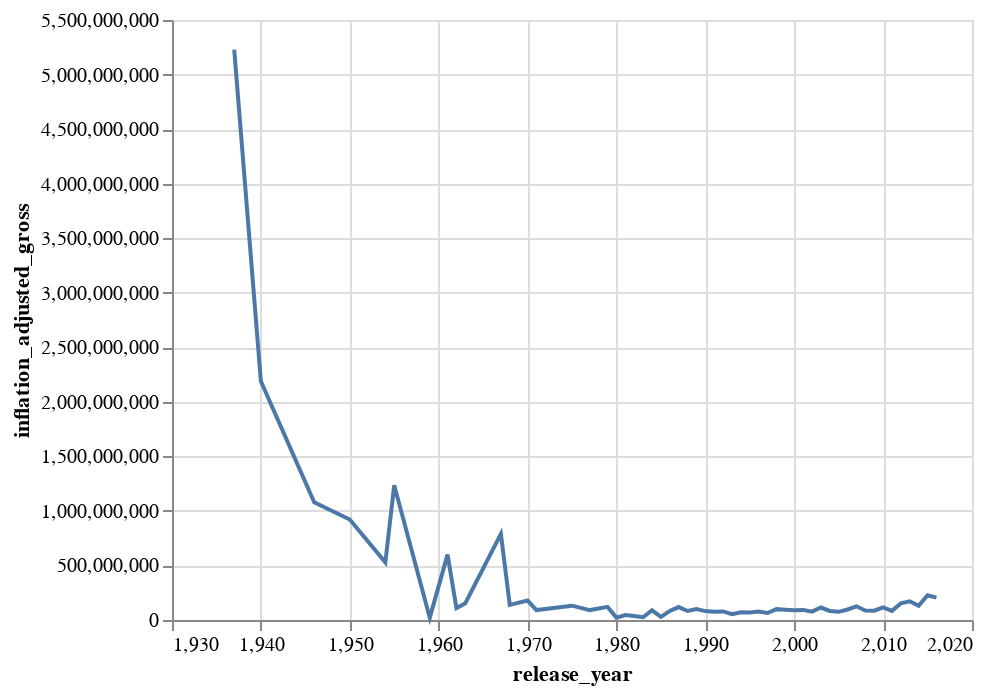

The code cell stored with this chart in its notebook:
### Markdown cell above
Below is a plot demostraing the yearly movie gross mean

### Code cell
# plot the yearly movie gross mean
plot_ym = alt.Chart(merged).mark_line().encode(
    x = 'release_year',
    y = 'inflation_adjusted_gross')
plot_ym

### Figure 1 — Vega-Lite specification as saved in the notebook (floating-point values rounded to 4 significant figures)
{"config": {"view": {"continuousWidth": 400, "continuousHeight": 300}}, "data": {"name": "data-a57f97fed9a9e648102de58ed953fce0"}, "mark": "line", "encoding": {"x": {"field": "release_year", "type": "quantitative"}, "y": {"field": "inflation_adjusted_gross", "type": "quantitative"}}, "$schema": "https://vega.github.io/schema/vega-lite/v4.17.0.json", "datasets": {"data-a57f97fed9a9e648102de58ed953fce0": [{"release_year": 1937, "total_gross": 184900000.0, "inflation_adjusted_gross": 5229000000.0, "movie_count": 1}, {"release_year": 1940, "total_gross": 83810000.0, "inflation_adjusted_gross": 2188000000.0, "movie_count": 2}, {"release_year": 1946, "total_gross": 65000000.0, "inflation_adjusted_gross": 1079000000.0, "movie_count": 1}, {"release_year": 1950, "total_gross": 85000000.0, "inflation_adjusted_gross": 920600000.0, "movie_count": 1}, {"release_year": 1954, "total_gross": 28200000.0, "inflation_adjusted_gross": 528300000.0, "movie_count": 1}, {"release_year": 1955, "total_gross": 93600000.0, "inflation_adjusted_gross": 1236000000.0, "movie_count": 1}, {"release_year": 1959, "total_gross": 9465000.0, "inflation_adjusted_gross": 21510000.0, "movie_count": 1}, {"release_year": 1961, "total_gross": 62870000.0, "inflation_adjusted_gross": 599300000.0, "movie_count": 3}, {"release_year": 1962, "total_gross": 9231000.0, "inflation_adjusted_gross": 109600000.0, "movie_count": 1}, {"release_year": 1963, "total_gross": 22180000.0, "inflation_adjusted_gross": 153900000.0, "movie_count": 1}, {"release_year": 1967, "total_gross": 141800000.0, "inflation_adjusted_gross": 789600000.0, "movie_count": 1}, {"release_year": 1968, "total_gross": 21540000.0, "inflation_adjusted_gross": 138600000.0, "movie_count": 1}, {"release_year": 1970, "total_gross": 37140000.0, "inflation_adjusted_gross": 178200000.0, "movie_count": 2}, {"release_year": 1971, "total_gross": 17870000.0, "inflation_adjusted_gross": 91310000.0, "movie_count": 1}, {"release_year": 1975, "total_gross": 31920000.0, "inflation_adjusted_gross": 131200000.0, "movie_count": 1}, {"release_year": 1977, "total_gross": 25680000.0, "inflation_adjusted_gross": 90910000.0, "movie_count": 4}, {"release_year": 1979, "total_gross": 35840000.0, "inflation_adjusted_gross": 120400000.0, "movie_count": 1}, {"release_year": 1980, "total_gross": 6950000.0, "inflation_adjusted_gross": 21780000.0, "movie_count": 2}, {"release_year": 1981, "total_gross": 14970000.0, "inflation_adjusted_gross": 45410000.0, "movie_count": 4}, {"release_year": 1982, "total_gross": 12870000.0, "inflation_adjusted_gross": 36910000.0, "movie_count": 3}, {"release_year": 1983, "total_gross": 9708000.0, "inflation_adjusted_gross": 25140000.0, "movie_count": 4}, {"release_year": 1984, "total_gross": 35500000.0, "inflation_adjusted_gross": 89070000.0, "movie_count": 2}, {"release_year": 1985, "total_gross": 12160000.0, "inflation_adjusted_gross": 28850000.0, "movie_count": 6}, {"release_year": 1986, "total_gross": 36360000.0, "inflation_adjusted_gross": 82500000.0, "movie_count": 7}, {"release_year": 1987, "total_gross": 56020000.0, "inflation_adjusted_gross": 118700000.0, "movie_count": 10}, {"release_year": 1988, "total_gross": 39930000.0, "inflation_adjusted_gross": 82240000.0, "movie_count": 12}, {"release_year": 1989, "total_gross": 47770000.0, "inflation_adjusted_gross": 99800000.0, "movie_count": 11}, {"release_year": 1990, "total_gross": 40920000.0, "inflation_adjusted_gross": 81760000.0, "movie_count": 15}, {"release_year": 1991, "total_gross": 40440000.0, "inflation_adjusted_gross": 76320000.0, "movie_count": 16}, {"release_year": 1992, "total_gross": 38840000.0, "inflation_adjusted_gross": 78920000.0, "movie_count": 22}, {"release_year": 1993, "total_gross": 25990000.0, "inflation_adjusted_gross": 52860000.0, "movie_count": 27}, {"release_year": 1994, "total_gross": 36410000.0, "inflation_adjusted_gross": 71360000.0, "movie_count": 30}, {"release_year": 1995, "total_gross": 35370000.0, "inflation_adjusted_gross": 68390000.0, "movie_count": 32}, {"release_year": 1996, "total_gross": 40500000.0, "inflation_adjusted_gross": 77040000.0, "movie_count": 28}, {"release_year": 1997, "total_gross": 34940000.0, "inflation_adjusted_gross": 64120000.0, "movie_count": 23}, {"release_year": 1998, "total_gross": 55880000.0, "inflation_adjusted_gross": 99500000.0, "movie_count": 22}, {"release_year": 1999, "total_gross": 57160000.0, "inflation_adjusted_gross": 94360000.0, "movie_count": 21}, {"release_year": 2000, "total_gross": 57840000.0, "inflation_adjusted_gross": 90090000.0, "movie_count": 19}, {"release_year": 2001, "total_gross": 62950000.0, "inflation_adjusted_gross": 92590000.0, "movie_count": 14}, {"release_year": 2002, "total_gross": 52690000.0, "inflation_adjusted_gross": 76390000.0, "movie_count": 22}, {"release_year": 2003, "total_gross": 82320000.0, "inflation_adjusted_gross": 114300000.0, "movie_count": 19}, {"release_year": 2004, "total_gross": 60940000.0, "inflation_adjusted_gross": 82640000.0, "movie_count": 19}, {"release_year": 2005, "total_gross": 57100000.0, "inflation_adjusted_gross": 74940000.0, "movie_count": 17}, {"release_year": 2006, "total_gross": 75120000.0, "inflation_adjusted_gross": 96570000.0, "movie_count": 19}, {"release_year": 2007, "total_gross": 102600000.0, "inflation_adjusted_gross": 125500000.0, "movie_count": 14}, {"release_year": 2008, "total_gross": 74480000.0, "inflation_adjusted_gross": 87340000.0, "movie_count": 13}, {"release_year": 2009, "total_gross": 75950000.0, "inflation_adjusted_gross": 84990000.0, "movie_count": 16}, {"release_year": 2010, "total_gross": 108500000.0, "inflation_adjusted_gross": 115900000.0, "movie_count": 14}, {"release_year": 2011, "total_gross": 78800000.0, "inflation_adjusted_gross": 83760000.0, "movie_count": 14}, {"release_year": 2012, "total_gross": 145300000.0, "inflation_adjusted_gross": 153800000.0, "movie_count": 10}, {"release_year": 2013, "total_gross": 165600000.0, "inflation_adjusted_gross": 171600000.0, "movie_count": 11}, {"release_year": 2014, "total_gross": 126200000.0, "inflation_adjusted_gross": 130100000.0, "movie_count": 12}, {"release_year": 2015, "total_gross": 226900000.0, "inflation_adjusted_gross": 226900000.0, "movie_count": 11}, {"release_year": 2016, "total_gross": 205200000.0, "inflation_adjusted_gross": 205200000.0, "movie_count": 14}]}}
